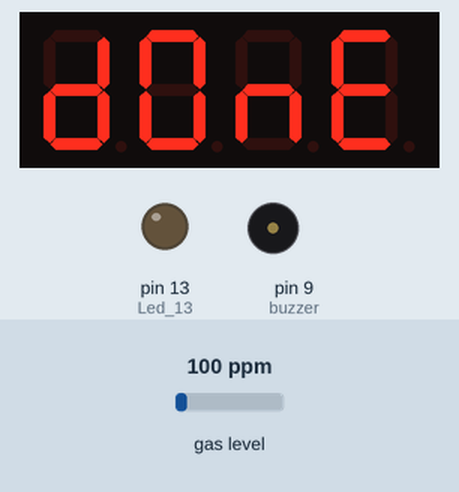
Simulated run of this sketch. Board: Arduino Uno, built with avr-gcc and run on an emulated ATmega328P. Parts: 4-digit seven-segment display, output pins drawn as LEDs (lit = HIGH), buzzer (waves = sounding, pin HIGH). The inputs (shaded band) are chosen by the test bench; at power-on: gas level 100 ppm.

Above: at 4.8 s.
4.9 s: gas level set to 16 ppm
At 5.5 s:
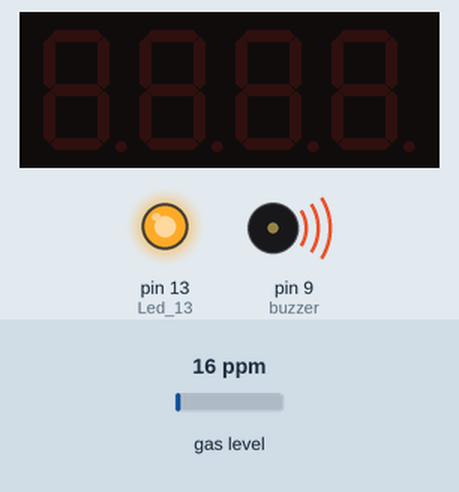
10.0 s: gas level set to 12 ppm
At 13.1 s:
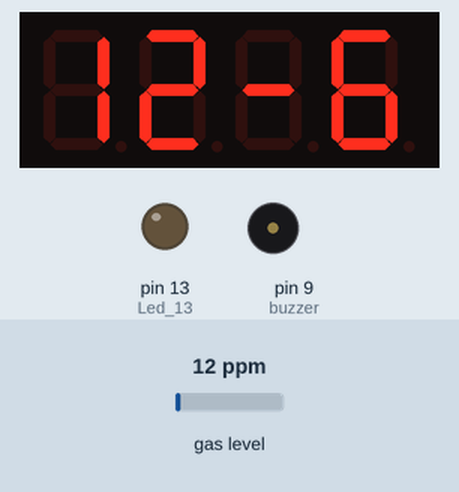
19.4 s: gas level set to 20 ppm
At 26.7 s:
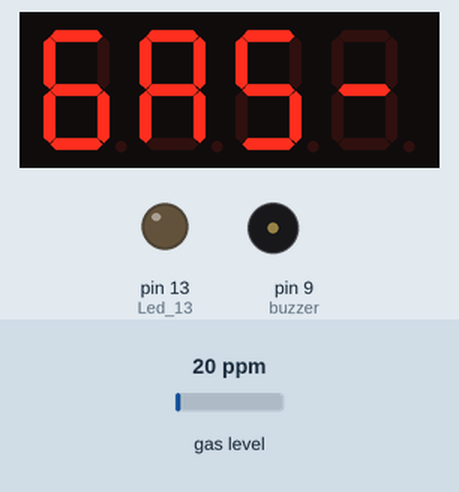
Timing chart, 0 to 34.8 s (numbered marks = the images above; inputs shaded):
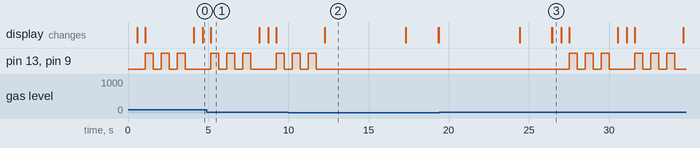

The sketch:

Display_TM1637_SensorGasAlarma.ino
```cpp
#include "Display.h"
#include "SensorMonoxido.h"


#define Led_13 13
#define buzzer 9

void setup()
{
    Serial.println("Calibrating MQ7");
  mq7.calibrate();  // calculates R0
  Serial.println("Calibration done!");

  pinMode(Led_13, OUTPUT);
  pinMode(buzzer, OUTPUT);
}

void loop()
{
display.setBrightness(0x0ff);

Monoxido();

alarma ();

}


void alarma (){
  dato=C2O;
  if(C2O > 14){
    alerta ();
    digitalWrite(Led_13,HIGH);
        digitalWrite(buzzer,HIGH);
        delay(500);
        digitalWrite(Led_13,LOW);
        digitalWrite(buzzer,LOW);
        delay(500);
        digitalWrite(Led_13,HIGH);
        digitalWrite(buzzer,HIGH);
        delay(500);
        digitalWrite(Led_13,LOW);
        digitalWrite(buzzer,LOW);
        delay(500);
        digitalWrite(Led_13,HIGH);
        digitalWrite(buzzer,HIGH);
        delay(500);
        digitalWrite(Led_13,LOW);
        digitalWrite(buzzer,LOW);
        delay(500);
  }
   if(C2O < 15){
    pantalla ();
    digitalWrite(Led_13,LOW);
        digitalWrite(buzzer,LOW);
  }

}
```

Display.h
```cpp
#include <Arduino.h>
#include <TM1637Display.h>

// Module connection pins (Digital Pins)
#define CLK 2
#define DIO 3
int dato;
// The amount of time (in milliseconds) between tests
#define TEST_DELAY   2000

const uint8_t C[] = {
  SEG_B | SEG_A | SEG_F | SEG_G,           // °
  SEG_A | SEG_D | SEG_E | SEG_F,   // C
};

const uint8_t G[] = {
  SEG_G,  // -
  SEG_A | SEG_C | SEG_D | SEG_E | SEG_F | SEG_G, // G
};

const uint8_t done[] = {
  SEG_B | SEG_C | SEG_D | SEG_E | SEG_G,           // d
  SEG_A | SEG_B | SEG_C | SEG_D | SEG_E | SEG_F,   // O
  SEG_C | SEG_E | SEG_G,                           // n
  SEG_A | SEG_D | SEG_E | SEG_F | SEG_G            // E
};
const uint8_t gas [] = {
  SEG_A | SEG_C | SEG_D | SEG_E | SEG_F | SEG_G, // G
  SEG_A | SEG_B | SEG_C | SEG_E | SEG_F | SEG_G, // A
  SEG_A | SEG_C | SEG_D | SEG_F | SEG_G,        // S
  SEG_G,  // -
};

TM1637Display display(CLK, DIO);

void pantalla () {
  display.showNumberDec(dato, false, 2, 0);
  display.setSegments(G, 2, 2);
  delay(5000);
  display.clear(); /// limpia lo q estaba en la pantalla.
  // Done!
  display.setSegments(done);
  delay(2000);
  display.clear(); /// limpia lo q estaba en la pantalla.
}

void alerta () {

  display.setSegments(gas);
  delay(500);
  display.clear(); /// limpia lo q estaba en la pantalla.
  display.setSegments(done);
  delay(500);
  display.clear(); /// limpia lo q estaba en la pantalla.
}


//display.clear(); /// limpia lo q estaba en la pantalla.


//  int k;
//  uint8_t data[] = { 0xff, 0xff, 0xff, 0xff };
//  uint8_t blank[] = { 0x00, 0x00, 0x00, 0x00 };
//  display.setBrightness(0x0f);    // ajusta el brillo con valor hex de 0 a 15. 0f es 15.
//
//  // All segments on
//  display.setSegments(data);
//  delay(TEST_DELAY);
//
//  // Selectively set different digits
//  data[0] = display.encodeDigit(0);
//  data[1] = display.encodeDigit(1);
//  data[2] = display.encodeDigit(2);
//  data[3] = display.encodeDigit(3);
//  display.setSegments(data);
//  delay(TEST_DELAY);
//
//  /*
//  for(k = 3; k >= 0; k--) {
//  display.setSegments(data, 1, k);
//  delay(TEST_DELAY);
//  }
//  */
//
//  display.clear();
//  display.setSegments(data+2, 2, 2);
//  delay(TEST_DELAY);
//
//  display.clear();
//  display.setSegments(data+2, 2, 1);
//  delay(TEST_DELAY);
//
//  display.clear();
//  display.setSegments(data+1, 3, 1);
//  delay(TEST_DELAY);
//
//
//  // Show decimal numbers with/without leading zeros
//  display.showNumberDec(0, false); // Expect: ___0
//  delay(TEST_DELAY);
//  display.showNumberDec(0, true);  // Expect: 0000
//  delay(TEST_DELAY);
//  display.showNumberDec(1, false); // Expect: ___1
//  delay(TEST_DELAY);
//  display.showNumberDec(1, true);  // Expect: 0001
//  delay(TEST_DELAY);
//  display.showNumberDec(301, false); // Expect: _301
//  delay(TEST_DELAY);
//  display.showNumberDec(301, true); // Expect: 0301
//  delay(TEST_DELAY);
//  display.clear();
//  display.showNumberDec(14, false, 2, 1); // Expect: _14_
//  delay(TEST_DELAY);
//  display.clear();
//  display.showNumberDec(4, true, 2, 2);  // Expect: 04__
//  delay(TEST_DELAY);
//  display.showNumberDec(-1, false);  // Expect: __-1
//  delay(TEST_DELAY);
//  display.showNumberDec(-12);        // Expect: _-12
//  delay(TEST_DELAY);
//  display.showNumberDec(-999);       // Expect: -999
//  delay(TEST_DELAY);
//  display.clear();
//  display.showNumberDec(-5, false, 3, 0); // Expect: _-5_
//  delay(TEST_DELAY);
//  display.showNumberHexEx(0xf1af);        // Expect: f1Af
//  delay(TEST_DELAY);
//  display.showNumberHexEx(0x2c);          // Expect: __2C
//  delay(TEST_DELAY);
//  display.showNumberHexEx(0xd1, 0, true); // Expect: 00d1
//  delay(TEST_DELAY);
//  display.clear();
//  display.showNumberHexEx(0xd1, 0, true, 2); // Expect: d1__
//  delay(TEST_DELAY);
//
//  // Run through all the dots
//  for(k=0; k <= 4; k++) {
//    display.showNumberDecEx(0, (0x80 >> k), true);
//    delay(TEST_DELAY);
//  }
//
//  // Brightness Test
//  for(k = 0; k < 4; k++)
//  data[k] = 0xff;
//  for(k = 0; k < 7; k++) {
//    display.setBrightness(k);
//    display.setSegments(data);
//    delay(TEST_DELAY);
//  }
//
//  // On/Off test
//  for(k = 0; k < 4; k++) {
//    display.setBrightness(7, false);  // Turn off
//    display.setSegments(data);
//    delay(TEST_DELAY);
//    display.setBrightness(7, true); // Turn on
//    display.setSegments(data);
//    delay(TEST_DELAY);
//  }
//
//
//  // Done!
//  display.setSegments(SEG_DONE);
//
//  while(1);
```

SensorMonoxido.h
```cpp
#include <Adafruit_Sensor.h>
#include "MQ7.h"
#define A_PIN A0
#define VOLTAGE 5
// init MQ7 device
MQ7 mq7(A_PIN, VOLTAGE);
int C2O;

//setup


//    Serial.println("Calibrating MQ7");
//  mq7.calibrate();  // calculates R0
//  Serial.println("Calibration done!");

void Monoxido() {
  C2O = mq7.readPpm();

}
```

Measured:
- the behaviour switches between 15 and 14 ppm on gas level (found by bisection; images 1 and 2)
- after the input at 10.0 s, pin 13 (Led_13), pin 9 (buzzer): goes on until 11.8 s, then stays LOW; the display: changes after 2.3 s (image 2)
- after the input at 19.4 s, pin 13 (Led_13), pin 9 (buzzer): LOW → HIGH after 8.1 s, → LOW 0.50 s later, → HIGH 0.50 s later, → LOW 0.50 s later, … (12 changes in this stretch); the display: first differs from a run without the input after 7.1 s (image 3)
- what the display in image 1 shows lasts 3.0 s, from 5.2 s to 8.2 s
- what the display in image 2 shows lasts 5.0 s, from 12.3 s to 17.3 s
